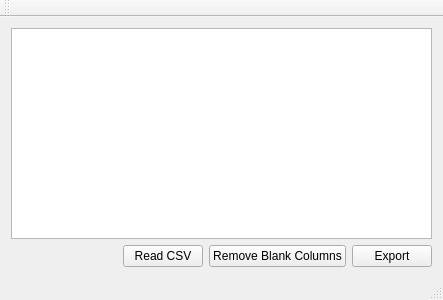
<?xml version="1.0" encoding="UTF-8"?>
<ui version="4.0">
 <class>MainWindow</class>
 <widget class="QMainWindow" name="MainWindow">
  <property name="geometry">
   <rect>
    <x>0</x>
    <y>0</y>
    <width>443</width>
    <height>300</height>
   </rect>
  </property>
  <property name="windowTitle">
   <string>MainWindow</string>
  </property>
  <widget class="QWidget" name="centralWidget">
   <layout class="QGridLayout" name="gridLayout">
    <item row="0" column="0">
     <widget class="QTableWidget" name="tableWidget"/>
    </item>
    <item row="1" column="0">
     <layout class="QHBoxLayout" name="horizontalLayout_2">
      <item>
       <layout class="QHBoxLayout" name="horizontalLayout">
        <item>
         <spacer name="horizontalSpacer">
          <property name="orientation">
           <enum>Qt::Horizontal</enum>
          </property>
          <property name="sizeHint" stdset="0">
           <size>
            <width>168</width>
            <height>20</height>
           </size>
          </property>
         </spacer>
        </item>
       </layout>
      </item>
      <item>
       <widget class="QPushButton" name="pushButton">
        <property name="text">
         <string>Read CSV</string>
        </property>
       </widget>
      </item>
      <item>
       <widget class="QPushButton" name="removeBlankColsButton">
        <property name="text">
         <string>Remove Blank Columns</string>
        </property>
       </widget>
      </item>
      <item>
       <widget class="QPushButton" name="pushButton2">
        <property name="text">
         <string>Export</string>
        </property>
       </widget>
      </item>
     </layout>
    </item>
   </layout>
  </widget>
  <widget class="QMenuBar" name="menuBar">
   <property name="geometry">
    <rect>
     <x>0</x>
     <y>0</y>
     <width>443</width>
     <height>17</height>
    </rect>
   </property>
  </widget>
  <widget class="QToolBar" name="mainToolBar">
   <attribute name="toolBarArea">
    <enum>TopToolBarArea</enum>
   </attribute>
   <attribute name="toolBarBreak">
    <bool>false</bool>
   </attribute>
  </widget>
  <widget class="QStatusBar" name="statusBar"/>
 </widget>
 <layoutdefault spacing="6" margin="11"/>
 <resources/>
 <connections/>
</ui>
